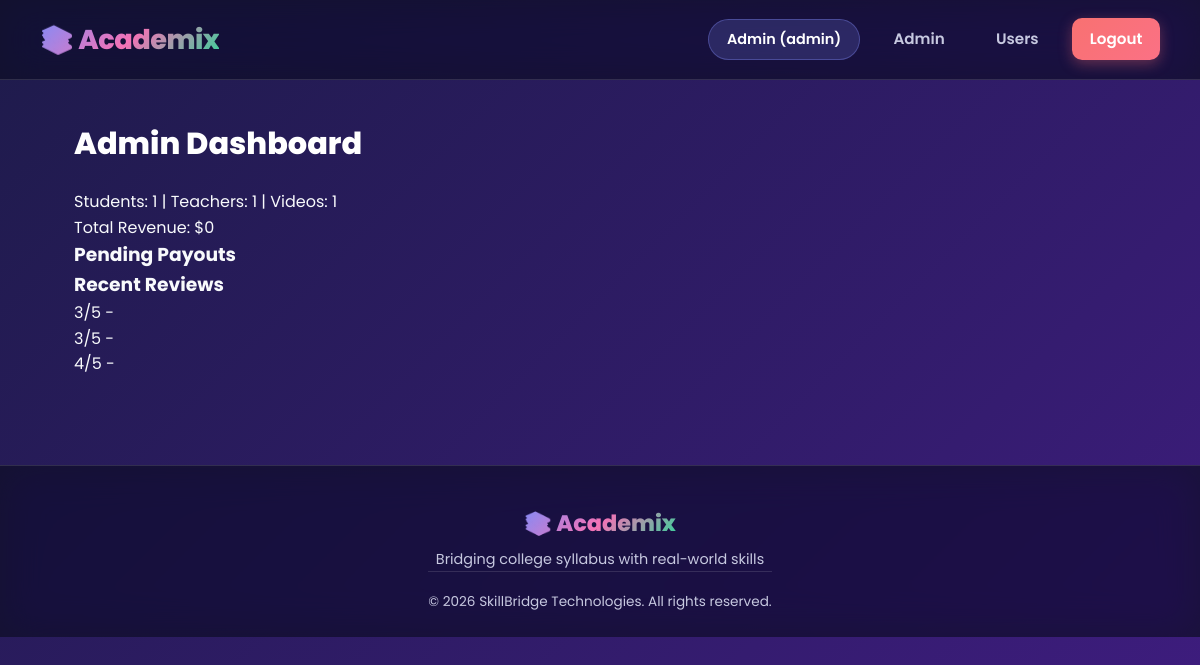
The app's page /admin/dashboard (signed in) with its own data.
### models.py (models this page shows)
class User(db.Model, UserMixin):
    id = db.Column(db.Integer, primary_key=True)
    name = db.Column(db.String(100), nullable=False)
    email = db.Column(db.String(120), unique=True, nullable=False)
    password_hash = db.Column(db.String(200), nullable=False)
    role = db.Column(db.String(20), default='student')  # student, teacher, admin
    free_minutes_used = db.Column(db.Integer, default=0)  # tracks 1hr free quota
    created_at = db.Column(db.DateTime, default=datetime.utcnow)
    videos = db.relationship('Video', backref='uploader', lazy=True)
    purchases = db.relationship('Purchase', backref='user', lazy=True)

class Review(db.Model):
    id = db.Column(db.Integer, primary_key=True)
    video_id = db.Column(db.Integer, db.ForeignKey('video.id'))
    user_id = db.Column(db.Integer, db.ForeignKey('user.id'))
    rating = db.Column(db.Integer)  # 1-5
    comment = db.Column(db.Text)
    created_at = db.Column(db.DateTime, default=datetime.utcnow)

### routes/admin.py (the view)
@admin_bp.route('/admin/dashboard')
@login_required
@admin_required
def dashboard():
    total_users = User.query.filter_by(role='student').count()
    total_teachers = User.query.filter_by(role='teacher').count()
    total_videos = Video.query.count()
    total_revenue = sum(p.amount for p in Purchase.query.all())
    pending_payouts = TeacherPayout.query.filter_by(status='pending').all()
    reviews = Review.query.order_by(Review.created_at.desc()).limit(50).all()
    return render_template('admin_dashboard.html',
                            total_users=total_users,
                            total_teachers=total_teachers,
                            total_videos=total_videos,
                            total_revenue=total_revenue,
                            pending_payouts=pending_payouts,
                            reviews=reviews)

### routes/admin.py (called while the page is built)
def admin_required(f):
    @wraps(f)
    def decorated(*args, **kwargs):
        if current_user.role != 'admin':
            flash('Access denied')
            return redirect(url_for('student.home'))
        return f(*args, **kwargs)
    return decorated

### templates/admin_dashboard.html (shortened to what this page needs)
{% extends "base.html" %}
{% block content %}
<h2>Admin Dashboard</h2>
<p>Students: {{ total_users }} | Teachers: {{ total_teachers }} | Videos: {{ total_videos }}</p>
<p>Total Revenue: ${{ total_revenue }}</p>
<h3>Pending Payouts</h3>
<h3>Recent Reviews</h3>
{% for r in reviews %}
  <p>{{ r.rating }}/5 - {{ r.comment }}</p>
{% endfor %}
{% endblock %}

### templates/base.html (shortened to what this page needs)
<!DOCTYPE html>
<html lang="en">
<head>
  <link rel="stylesheet" href="{{ url_for('static', filename='css/style.css') }}">
</head>
<body>
  <nav>
    <a href="{{ url_for('student.home') if current_user.is_authenticated and current_user.role == 'student' else url_for('auth.login') }}" class="nav-brand">📚 Academix</a>
    <div class="nav-links">
      {% if current_user.is_authenticated %}
        <span class="nav-user">{{ current_user.name }} ({{ current_user.role }})</span>
        {% if current_user.role == 'student' %}
          <a href="{{ url_for('student.home') }}">Home</a>
        {% elif current_user.role == 'teacher' %}
          <a href="{{ url_for('teacher.dashboard') }}">Dashboard</a>
          <a href="{{ url_for('teacher.upload') }}">Upload</a>
        {% elif current_user.role == 'admin' %}
          <a href="{{ url_for('admin.dashboard') }}">Admin</a>
          <a href="{{ url_for('admin.manage_users') }}">Users</a>
        {% endif %}
        <a href="{{ url_for('auth.logout') }}" class="logout-btn">Logout</a>
      {% else %}
        <a href="{{ url_for('auth.login') }}">Login</a>
        <a href="{{ url_for('auth.signup') }}" class="btn">Sign Up</a>
      {% endif %}
    </div>
  </nav>
  <div class="container">
    {% block content %}{% endblock %}
  </div>
  <footer class="site-footer">
    <div class="footer-content">
      <div class="footer-brand">
        <span class="footer-logo">📚 Academix</span>
        <p class="footer-tagline">Bridging college syllabus with real-world skills</p>
      <div class="footer-bottom">
        <p>&copy; {{ current_year }} SkillBridge Technologies. All rights reserved.</p>
      </div>
    </div>
  </footer>
</body>
</html>

### static/css/style.css (style rules this page uses)
:root { --primary: #818cf8; --primary-dark: #6366f1; --secondary: #34d399; --accent: #fbbf24; --text: #f8fafc; --text-light: #c7c9e0; --text-muted: #9ca3c4; --border: rgba(255, 255, 255, 0.12); --glass: rgba(255, 255, 255, 0.06); --glass-hover: rgba(255, 255, 255, 0.1); --danger: #f87171; }
* { margin: 0; padding: 0; box-sizing: border-box; }
html, body { min-height: 100vh; }
body { font-family: 'Poppins', 'Segoe UI', system-ui, -apple-system, sans-serif; font-size: 16px; background: linear-gradient(135deg, #1e1b4b 0%, #4c1d95 35%, #6d28d9 65%, #1e1b4b 100%); background-size: 400% 400%; animation: gradientShift 18s ease infinite; color: var(--text); line-height: 1.6; min-height: 100vh; }
nav { background: rgba(15, 15, 35, 0.75); backdrop-filter: blur(20px) saturate(180%); -webkit-backdrop-filter: blur(20px) saturate(180%); border-bottom: 1px solid var(--border); padding: 1.1rem 2.5rem; display: flex; justify-content: space-between; align-items: center; flex-wrap: wrap; gap: 1rem; position: sticky; top: 0; z-index: 100; }
.nav-brand { font-size: 1.7rem; font-weight: 800; background: linear-gradient(135deg, #818cf8, #f472b6, #34d399); -webkit-background-clip: text; background-clip: text; -webkit-text-fill-color: transparent; text-decoration: none; letter-spacing: -0.5px; white-space: nowrap; }
.nav-links { display: flex; align-items: center; gap: 1rem; flex-wrap: wrap; }
.nav-links a { text-decoration: none; color: var(--text-light); font-weight: 600; font-size: 0.95rem; padding: 0.55rem 1.1rem; border-radius: 10px; transition: all 0.25s ease; white-space: nowrap; }
.nav-links .logout-btn { background: linear-gradient(135deg, #f87171, #fb7185); color: #fff !important; box-shadow: 0 4px 14px rgba(248, 113, 113, 0.35); }
.nav-user { font-size: 0.9rem; color: #fff; padding: 0.5rem 1.1rem; background: rgba(129, 140, 248, 0.2); border: 1px solid rgba(129, 140, 248, 0.35); border-radius: 999px; font-weight: 600; white-space: nowrap; }
.container { max-width: 1100px; margin: 0 auto; padding: 2.5rem 1.5rem; position: relative; z-index: 1; }
.container > h2 { color: #fff; margin-bottom: 1.3rem; font-weight: 800; font-size: 1.9rem; }
.site-footer { margin-top: 3rem; background: rgba(15, 15, 35, 0.75); backdrop-filter: blur(20px) saturate(180%); -webkit-backdrop-filter: blur(20px) saturate(180%); border-top: 1px solid var(--border); padding: 2.5rem 1.5rem 1.5rem; position: relative; z-index: 1; }
.footer-content { max-width: 1100px; margin: 0 auto; display: flex; flex-direction: column; align-items: center; text-align: center; gap: 1.2rem; }
.footer-logo { font-size: 1.4rem; font-weight: 800; background: linear-gradient(135deg, #818cf8, #f472b6, #34d399); -webkit-background-clip: text; background-clip: text; -webkit-text-fill-color: transparent; }
.footer-tagline { color: var(--text-light); font-size: 0.9rem; margin-top: 0.4rem; }
.footer-bottom { border-top: 1px solid var(--border); padding-top: 1.2rem; width: 100%; }
.footer-bottom p { color: var(--text-light); font-size: 0.85rem; }

### records on screen
User: name "Admin", role "admin"
Review: rating "3"
Review: rating "3"
Review: rating "4"

### other values on screen
{{ total_users }} "1"
{{ total_teachers }} "1"
{{ total_videos }} "1"
{{ total_revenue }} "0"
